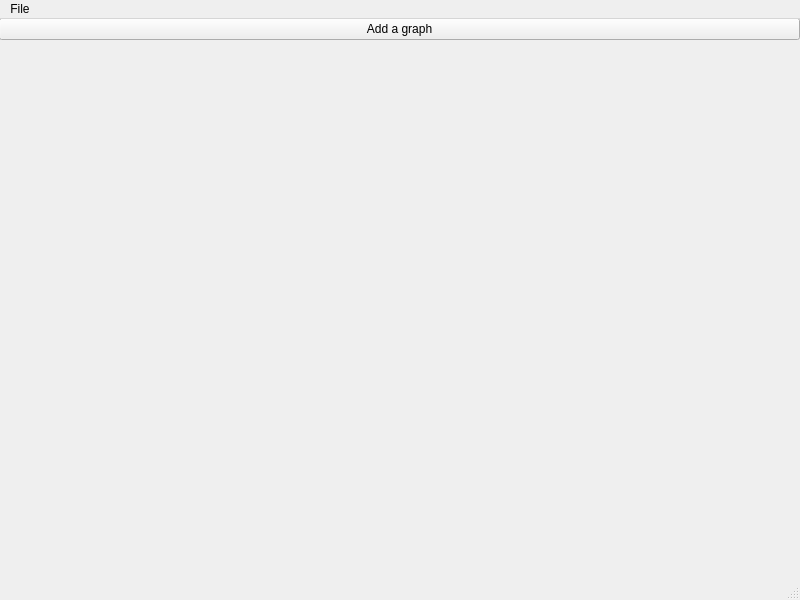
<?xml version="1.0" encoding="UTF-8"?>
<ui version="4.0">
 <class>MainWindow</class>
 <widget class="QMainWindow" name="MainWindow">
  <property name="geometry">
   <rect>
    <x>0</x>
    <y>0</y>
    <width>800</width>
    <height>600</height>
   </rect>
  </property>
  <property name="windowTitle">
   <string>MainWindow</string>
  </property>
  <widget class="QWidget" name="centralwidget">
   <widget class="QWidget" name="verticalLayoutWidget">
    <property name="geometry">
     <rect>
      <x>-1</x>
      <y>-1</y>
      <width>801</width>
      <height>561</height>
     </rect>
    </property>
    <layout class="QVBoxLayout" name="verticalLayout">
     <property name="sizeConstraint">
      <enum>QLayout::SetMaximumSize</enum>
     </property>
     <item>
      <widget class="QPushButton" name="pushButton">
       <property name="text">
        <string>Add a graph</string>
       </property>
      </widget>
     </item>
    </layout>
   </widget>
  </widget>
  <widget class="QMenuBar" name="menubar">
   <property name="geometry">
    <rect>
     <x>0</x>
     <y>0</y>
     <width>800</width>
     <height>31</height>
    </rect>
   </property>
   <widget class="QMenu" name="menuFile">
    <property name="title">
     <string>File</string>
    </property>
    <addaction name="actionQuit"/>
   </widget>
   <addaction name="menuFile"/>
  </widget>
  <widget class="QStatusBar" name="statusbar"/>
  <action name="actionQuit">
   <property name="text">
    <string>Quit</string>
   </property>
  </action>
 </widget>
 <resources/>
 <connections/>
</ui>
